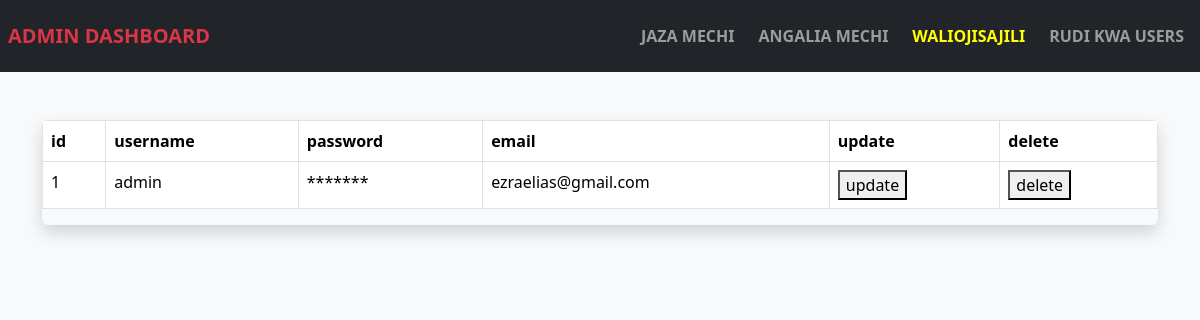
Screenshot of /users with the database file from the repository.
### energy.py (models this page shows)
class register(db.Model):
    id=db.Column(db.Integer,primary_key=True)
    username=db.Column(db.String(50),nullable=False,unique=True)
    password=db.Column(db.String(50),nullable=False)
    email=db.Column(db.String(50),nullable=False)

### energy.py (the view)
@app.route('/users')
def users():
   matokeo=register.query.all()
   return render_template('adminusers.html',matokeo=matokeo)

### templates/adminusers.html (shortened to what this page needs)
{% extends "admin1base.html" %}
{% block content %}
<body>
    <div class="container">
        <div class="row justify-content-center">
            <div class="col">
                <div class="table-responsive mt-5 shadow rounded">
                    <table class="table table-hover table-bordered">
                        <thead>
                            <tr>
                                <th>id</th>
                                <th>username</th>
                                <th>password</th>
                                <th>email</th>
                                <th>update</th>
                                <th>delete</th>
                            </tr>
                        </thead>
                        <tbody>
                            {% for t in matokeo %}
                            <tr>
                                <td>{{ t.id }}</td>
                                <td>{{ t.username }}</td>
                                <td>*******</td>
                                <td>{{ t.email }}</td>
                                <td>
                                    <button type="button" data-bs-toggle="modal" data-bs-target="#mimi{{ t.id}}">update</button>
                                </td>
                                <td>
                                    <button type="button" data-bs-toggle="modal" data-bs-target="#dele{{t.id}}">delete</button>
                                </td>
                            </tr>
                            {% endfor %}
                        </tbody>
                    </table>
                </div>
            </div>
        </div>
    </div>
</body>
{% endblock %}

### rows the page displays
register: id "1", username "admin", email "ezraelias@gmail.com"
